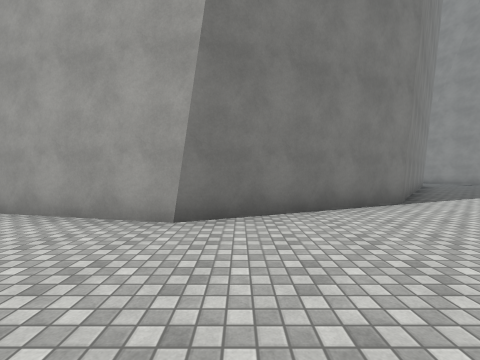
[1] (above)

12 first-person views from a walk through a 3-D level made in the Unity game engine. The camera is 1.4 m above the floor, tilts 2° down and sees 90° across. The floor is counted in squares, 2 m on a side. Each view is taken from the middle of a square. On the plan, view 1 faces up. The plan holds only what a view shows up to about 9 squares ahead; the rest is blank. The place goes on beyond the plan. The player is left out. Some surface patterns are stand-ins.

[2]
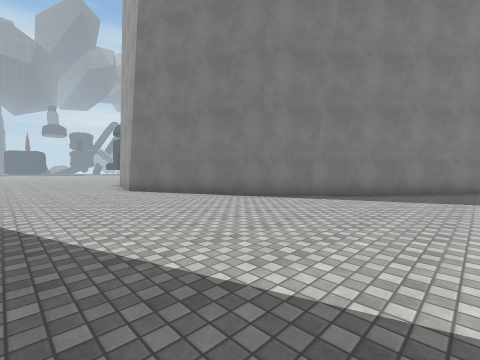

[3]
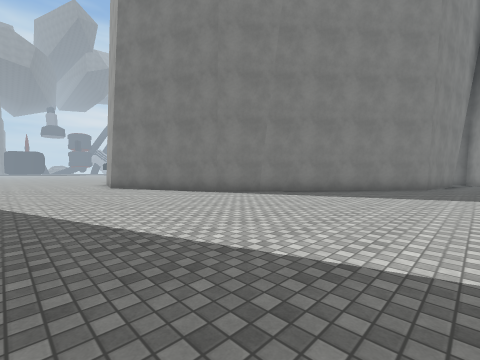

[4]
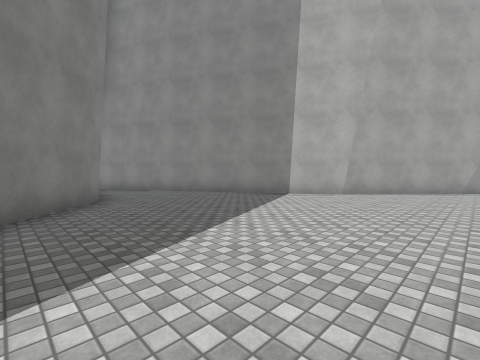

[5]
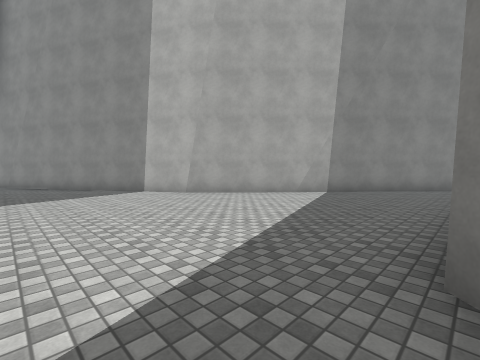

[6]
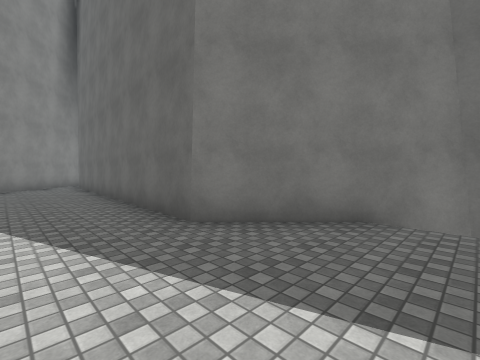

[7]
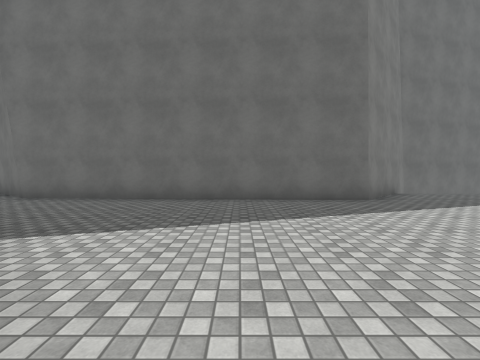

[8]
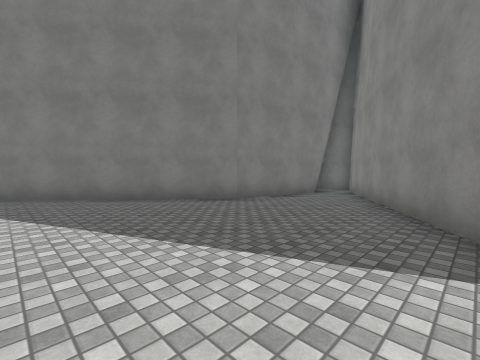

[9]
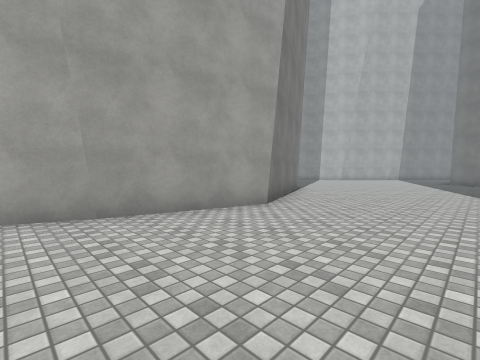

[10]
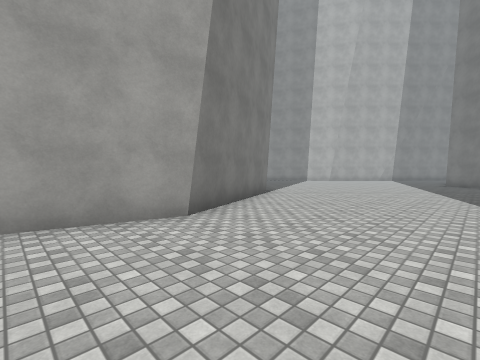

[11]
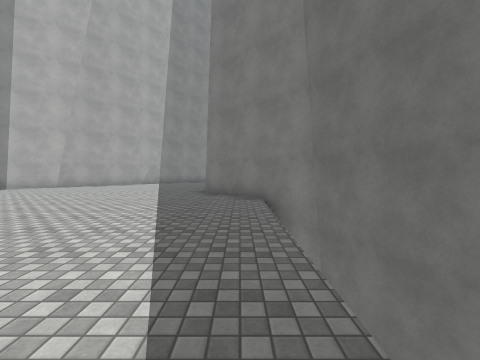

[12]
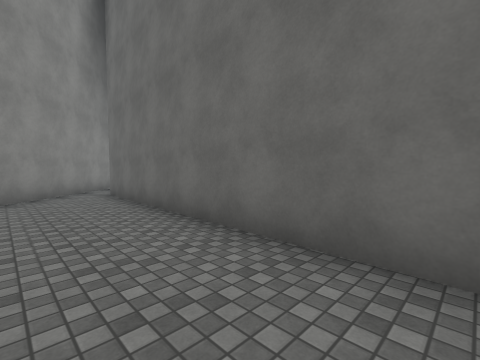

### Floor plan
Points are (right, up) in squares from view 1. A wall is a line through its corners. A room is listed if a view was taken in it or the views show most of it. See-through windows are left out.
Room 1 (views 1, 2, 3, 4, 5, 6, 7, 8, 9, 10, 11, 12)
walls: (6.3, -2.4) (9.1, -1.6) (11.8, 1.1) (20.8, 0.7) (22.5, -0.5); (14.5, 7.8) (9.9, 15.5); (17.4, 5.1) (14.4, 7.9); (9.2, 14.5) (8.6, 11.3) (3.5, 5.2) (-0.8, 3.3) (-4.2, 4); (-3.9, 4) (-5.1, 4.4); (22.6, 0.7) (17.2, 5.2)

Positions as (right, up) in squares from view 1, and headings:
1: (0, 0), facing up
2: (8, 0), facing up-left
3: (10, 0), facing up-left
4: (7, 5), facing up-right
5: (10, 1), facing up-right
6: (9, 3), facing down-right
7: (15, 7), facing down
8: (13, 7), facing up-left
9: (-5, 0), facing up-right
10: (-3, 0), facing up-right
11: (4, 0), facing right
12: (13, 3), facing down-right
